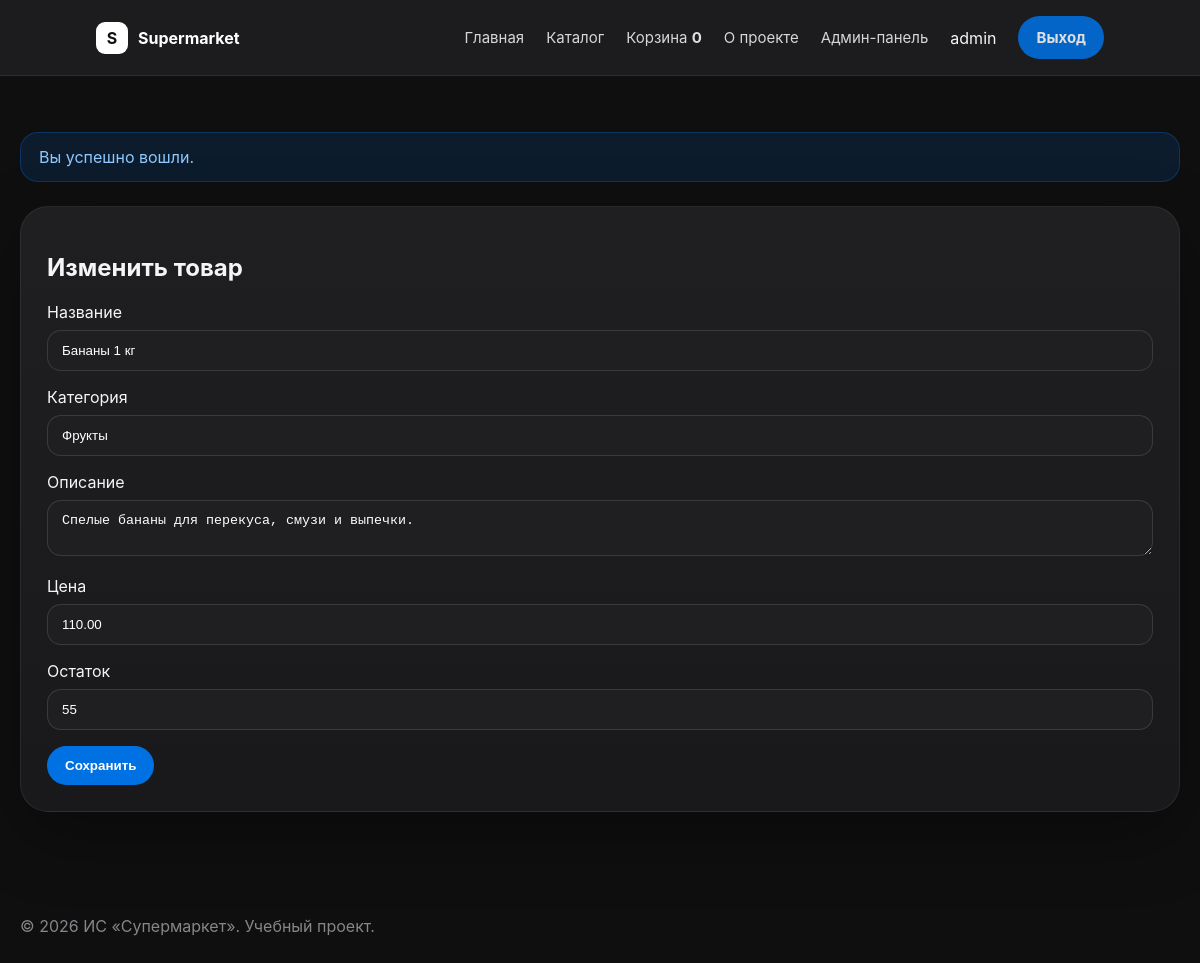
The app's page /index.php?page=admin_product_edit&id=10 (signed in) with its own data.
### tables this page shows
CREATE TABLE `products` (
  `id` int(11) NOT NULL,
  `name` varchar(120) NOT NULL,
  `category` varchar(80) NOT NULL,
  `description` text NOT NULL,
  `price` decimal(10,2) NOT NULL,
  `stock` int(11) NOT NULL DEFAULT 0,
  `is_deleted` tinyint(1) NOT NULL DEFAULT 0,
  `created_at` timestamp NOT NULL DEFAULT current_timestamp()
);

### src/Router/Router.php (called while the page is built, shortened)
<?php
class Router
{
    public function route(string $page): string
    {
        switch ($page) {
            case 'admin_product_edit':
                return (new AdminController())->productEdit();
        }
    }
}

### src/Controllers/AdminController.php (the view, shortened to what this page needs)
<?php
class AdminController
{
    public function productEdit(): string
    {
        $id = (int)($_GET['id'] ?? 0);
        $pdo = Config::getPDO();
        $stmt = $pdo->prepare("SELECT * FROM products WHERE id = ?");
        $stmt->execute([$id]);
        $product = $stmt->fetch();
        return BaseTemplate::render('Изменить товар', $this->productForm($product));
    }
    private function productForm(array $product = []): string
    {
        $name = BaseTemplate::escape($product['name'] ?? '');
        $category = BaseTemplate::escape($product['category'] ?? '');
        $description = BaseTemplate::escape($product['description'] ?? '');
        $price = BaseTemplate::escape((string)($product['price'] ?? ''));
        $stock = BaseTemplate::escape((string)($product['stock'] ?? '0'));
        return "
            <section class='panel narrow'>
                <h1>" . (isset($product['id']) ? 'Изменить товар' : 'Добавить товар') . "</h1>
                <form method='post' class='form'>
                    <label>Название</label>
                    <input name='name' required value='{$name}'>
                    <label>Категория</label>
                    <input name='category' required value='{$category}' placeholder='Фрукты, Овощи, Напитки'>
                    <label>Описание</label>
                    <textarea name='description' required>{$description}</textarea>
                    <label>Цена</label>
                    <input name='price' type='number' step='0.01' required value='{$price}'>
                    <label>Остаток</label>
                    <input name='stock' type='number' required value='{$stock}'>
                    <button class='btn' type='submit'>Сохранить</button>
                </form>
            </section>
        ";
    }
}

### assets/css/style_dark_catalog.css (style rules this page uses)
* { box-sizing: border-box; }
body { margin: 0; background: #0f0f10; color: #f5f5f7; font-family: -apple-system, BlinkMacSystemFont, 'Segoe UI', Arial, sans-serif; overflow-x: hidden; }
.feature-card, .product-card, .card, .panel, .form-card, .order-card { background: linear-gradient(180deg, #1f1f22 0%, #19191b 100%); border: 1px solid rgba(255, 255, 255, 0.07); border-radius: 28px; padding: 26px; color: #f5f5f7; box-shadow: 0 24px 70px rgba(0, 0, 0, 0.32); }
.btn, button, .nav-pill { background: #0071e3; color: #ffffff; border: 0; padding: 12px 18px; border-radius: 999px; text-decoration: none; font-weight: 700; cursor: pointer; display: inline-flex; align-items: center; justify-content: center; transition: background 0.2s ease, transform 0.2s ease; }
input, textarea, select { width: 100%; background: #1f1f22; border: 1px solid rgba(255, 255, 255, 0.12); color: #ffffff; border-radius: 14px; padding: 12px 14px; margin: 8px 0 16px; }

### records on screen
products: name "Бананы 1 кг", category "Фрукты", description "Спелые бананы для перекуса, смузи и выпечки.", price "110.00", stock "55"

### other values on screen
$basketCount "0"
$username "admin"
$flash "Вы успешно вошли."
